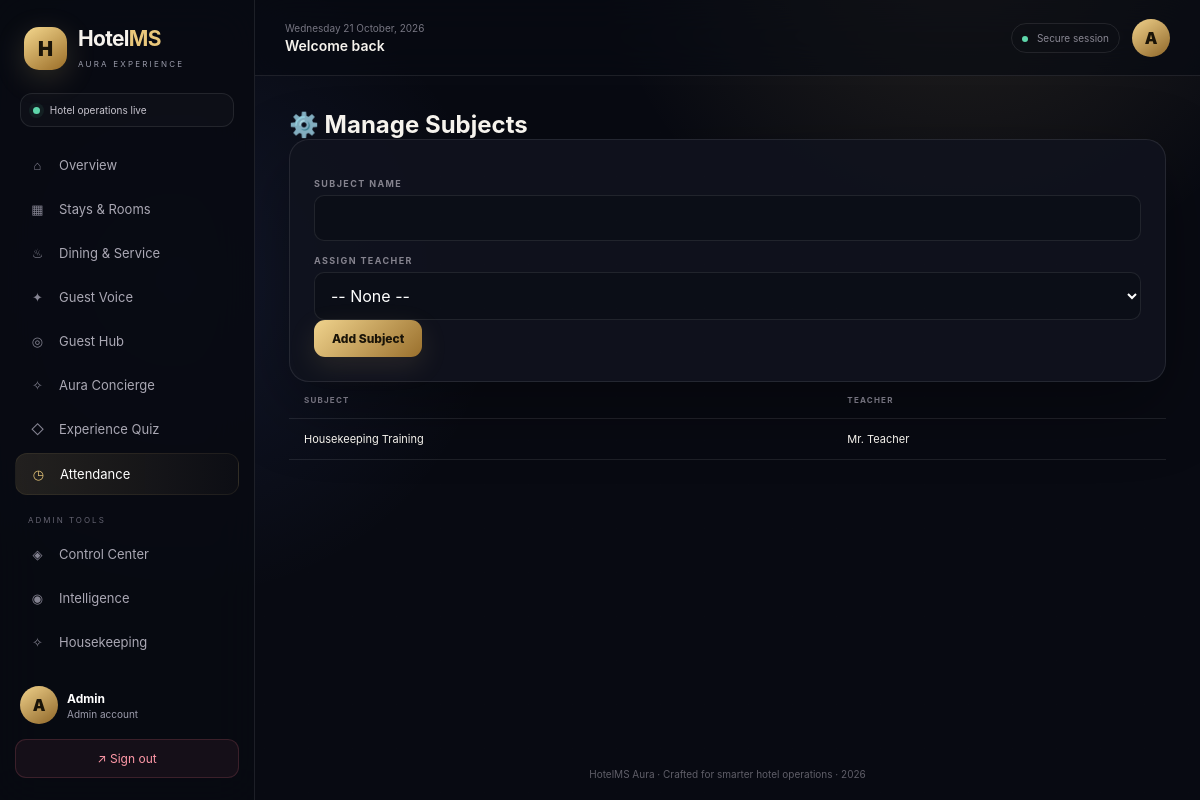
Screenshot of /attendance/subjects (signed in) with the database file from the repository.
### models.py (models this page shows, shortened)
class User(UserMixin, db.Model):
    id = db.Column(db.Integer, primary_key=True)
    name = db.Column(db.String(120), nullable=False)
    email = db.Column(db.String(120), unique=True, nullable=False)
    password_hash = db.Column(db.String(255), nullable=False)
    role = db.Column(db.String(20), nullable=False, default="guest")
    created_at = db.Column(db.DateTime, default=datetime.utcnow)

class Subject(db.Model):
    id = db.Column(db.Integer, primary_key=True)
    name = db.Column(db.String(100), nullable=False)
    teacher_id = db.Column(db.Integer, db.ForeignKey("user.id"))
    teacher = db.relationship("User", backref="subjects")

### routes/attendance_routes.py (the view)
@attendance_bp.route("/subjects", methods=["GET", "POST"])
@login_required
def manage_subjects():
    if current_user.role != "admin":
        flash("Admin access only.", "error")
        return redirect(url_for("auth.dashboard"))
    teachers = User.query.filter_by(role="teacher").all()
    if request.method == "POST":
        subject = Subject(name=request.form["name"], teacher_id=request.form.get("teacher_id") or None)
        db.session.add(subject)
        db.session.commit()
        flash("Subject added.", "success")
        return redirect(url_for("attendance.manage_subjects"))
    subjects = Subject.query.all()
    return render_template("attendance/manage_subjects.html", subjects=subjects, teachers=teachers)

### templates/attendance/manage_subjects.html (shortened to what this page needs)
{% extends "base.html" %}
{% block content %}
<h2>⚙️ Manage Subjects</h2>
<form method="POST" class="form-card">
    <label>Subject Name</label>
    <input type="text" name="name" required>
    <label>Assign Teacher</label>
    <select name="teacher_id">
        <option value="">-- None --</option>
    </select>
    <button type="submit" class="btn-primary">Add Subject</button>
</form>
<table class="data-table">
    <thead><tr><th>Subject</th><th>Teacher</th></tr></thead>
    <tbody>
        {% for s in subjects %}
        <tr><td>{{ s.name }}</td><td>{{ s.teacher.name if s.teacher else '—' }}</td></tr>
        {% else %}
        <tr><td colspan="2">No subjects yet.</td></tr>
        {% endfor %}
    </tbody>
</table>
{% endblock %}

### templates/base.html (shortened to what this page needs)
<!doctype html>
<html lang="en">
<head>
    <link rel="stylesheet" href="{{ url_for('static', filename='css/style.css') }}">
</head>
<body class="{% if current_user.is_authenticated %}app-shell{% else %}auth-shell{% endif %}">
{% if current_user.is_authenticated %}
<aside class="sidebar" id="sidebar">
    <div class="brand">
        <div class="brandmark">H</div>
        <div><h2>Hotel<span>MS</span></h2><small>AURA EXPERIENCE</small></div>
    </div>
    <div class="welcome-mini"><span class="pulse"></span> Hotel operations live</div>
    <nav class="nav">
        <a href="{{ url_for('auth.dashboard') }}" class="{{ 'active' if request.endpoint == 'auth.dashboard' }}"><i>⌂</i> Overview</a>
        <a href="{{ url_for('booking.rooms') }}" class="{{ 'active' if request.blueprint == 'booking' }}"><i>▦</i> Stays & Rooms</a>
        <a href="{{ url_for('service.menu') }}" class="{{ 'active' if request.blueprint == 'service' }}"><i>♨</i> Dining & Service</a>
        <a href="{{ url_for('review.list_reviews') }}" class="{{ 'active' if request.blueprint == 'review' }}"><i>✦</i> Guest Voice</a>
        <a href="{{ url_for('advanced.guest_hub') }}" class="{{ 'active' if request.endpoint == 'advanced.guest_hub' }}"><i>◎</i> Guest Hub</a>
        <a href="{{ url_for('advanced.concierge') }}" class="{{ 'active' if request.endpoint == 'advanced.concierge' }}"><i>✧</i> Aura Concierge</a>
        <a href="{{ url_for('quiz.quiz_home') }}" class="{{ 'active' if request.blueprint == 'quiz' }}"><i>◇</i> Experience Quiz</a>
        {% if current_user.role in ['teacher', 'admin'] %}
        <a href="{{ url_for('attendance.mark_attendance') }}" class="{{ 'active' if request.blueprint == 'attendance' }}"><i>◷</i> Attendance</a>
        {% elif current_user.role == 'student' %}
        <a href="{{ url_for('attendance.my_attendance') }}" class="{{ 'active' if request.blueprint == 'attendance' }}"><i>◷</i> My Attendance</a>
        {% endif %}
        {% if current_user.role == 'admin' %}
        <div class="nav-label">ADMIN TOOLS</div>
        <a href="{{ url_for('admin.control') }}" class="{{ 'active' if request.blueprint == 'admin' }}"><i>◈</i> Control Center</a>
        <a href="{{ url_for('advanced.analytics') }}" class="{{ 'active' if request.endpoint == 'advanced.analytics' }}"><i>◉</i> Intelligence</a>
        <a href="{{ url_for('housekeeping.board') }}" class="{{ 'active' if request.blueprint == 'housekeeping' }}"><i>✧</i> Housekeeping</a>
        <a href="{{ url_for('quiz.manage_questions') }}"><i>⚙</i> Quiz Control</a>
        {% endif %}
    </nav>
    <div class="sidebar-bottom">
        <div class="mini-profile"><div class="avatar">{{ current_user.name[0]|upper }}</div><div><strong>{{ current_user.name }}</strong><small>{{ current_user.role|capitalize }} account</small></div></div>
        <a class="logout" href="{{ url_for('auth.logout') }}">↗ Sign out</a>
    </div>
</aside>
<main class="main">
    <header class="topbar">
        <div class="top-left"><button class="menu" id="menuBtn">☰</button><div><div class="date" id="date"></div><h3>{% block pagetitle %}Welcome back{% endblock %}</h3></div></div>
        <div class="top-right"><div class="top-status"><span></span> Secure session</div><div class="avatar">{{ current_user.name[0]|upper }}</div></div>
    </header>
    <section class="content">
{% else %}
<main class="auth-wrapper">
{% endif %}
    {% block content %}{% endblock %}
{% if current_user.is_authenticated %}
    </section>
    <footer>HotelMS Aura · Crafted for smarter hotel operations · 2026</footer>
</main>
{% else %}
</main>
{% endif %}
</body>
</html>

### rows the page displays
User: name "A", name "Admin", role "Admin"
Subject: name "Housekeeping Training", teacher "Mr. Teacher"
